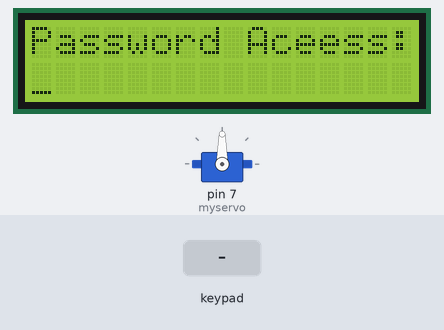
A sketch run on a simulated Arduino Uno, built with avr-gcc and run on an emulated ATmega328P. Parts: 16×2 character LCD, servo. Inputs (shaded band) come from the test bench.

Above: at 1.2 s.
1.3 s: keypad keys 3 2 1 0 # pressed 0.4 s apart
At 4.3 s:
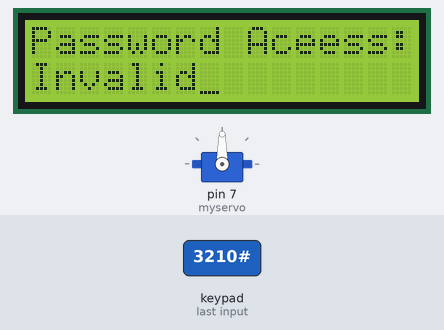
4.8 s: key '*' pressed
At 5.7 s:
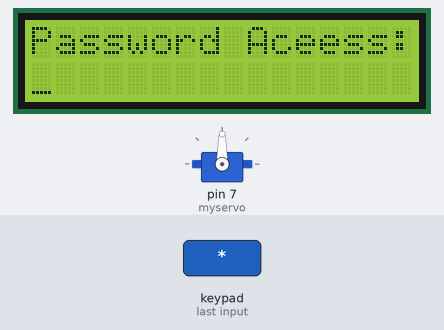
6.3 s: keypad keys 3 2 1 0 * pressed 0.4 s apart
At 6.5 s:
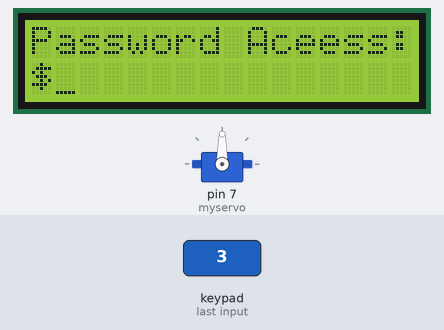
9.8 s: key '1' pressed
11.3 s: key '2' pressed
At 12.1 s:
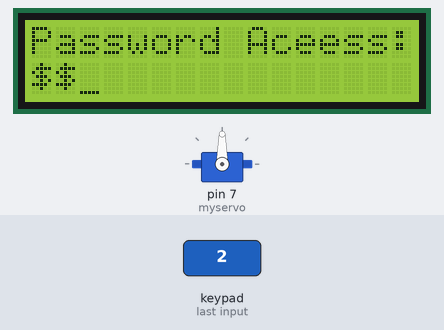
Timing chart, 0 to 13.8 s (numbered marks = the images above; inputs shaded):
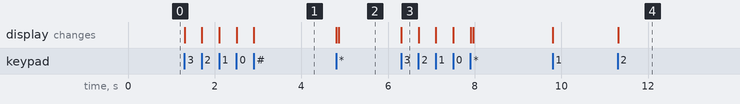

Measured:
- after the input at 1.3 s, the display: first changes at once (image 1 shows a later state)
- after the input at 4.8 s, the display: first changes at once (image 2 shows a later state)
- after the input at 6.3 s, the display: changes at once (image 3)
- after the input at 11.3 s, the display: changes at once (image 4)

The sketch:

keypad.ino
```cpp
#include <Key.h>
#include <Keypad.h>
#include<LiquidCrystal.h>
#include<Wire.h>
#include<Servo.h>
Servo myservo;
int pos=0;

const int ROW_NUM = 4;
const int COLUMN_NUM = 3;

char keys[ROW_NUM][COLUMN_NUM] = {
  {'1','2','3'},
  {'4','5','6'},
  {'7','8','9'},
  {'*','0','#'}
};

byte pin_rows[ROW_NUM] = {3,2,1,0};
byte pin_column[COLUMN_NUM] = {4,5,6};

Keypad keypad = Keypad( makeKeymap(keys), pin_rows, pin_column, ROW_NUM, COLUMN_NUM );

LiquidCrystal lcd(13,12,11,10,9,8);
char keycount=0;
char code[4];
char userInput[90];
void setup(){

 lcd.begin(16,2);
 lcd.print("Password Aceess:");
 lcd.setCursor(0,1);
 lcd.cursor();
 myservo.attach(7);
}

void loop(){
  char key = keypad.getKey();

  if(key&&(keycount<4)&&(key !='*')&&(key!='#')){

    lcd.print('$');
    code[keycount]=key;
    keycount++;

  }
  if(key=='*'){
   // lcd.print("Password Aceess:");
    lcd.setCursor(0 ,1);
   // lcd.clear();
   // delay(1000);
   clearData();

  }
  if(key=='#'){
    if((code[0]=='1')&&(code[1]=='2')&&(code[2]=='3')&&(code[3]=='4'))
    {

      for(pos=0;pos<=180;pos+=1)
      {
        lcd.setCursor(0,1);
        lcd.print("Door Open");
        myservo.write(pos);
        delay(25);
        clearData();

      }
      for(pos=180; pos>=0; pos-=1){
        myservo.write(pos);
        lcd.setCursor(0,1);

       }


    }
    else{
      lcd.setCursor(0,1);
      lcd.print("Invalid");
      delay(1000);
    }

  }
}
void Lock(){
  lcd.setCursor(0,1);
  lcd.print("Door Locked");
  delay(1000);
  lcd.setCursor(0,1);
  lcd.print(" ");
  lcd.setCursor(0,1);
  keycount=0;
}
void clearData(){
  while(keycount !=0){
    userInput[keycount--]=0;
  }
  setup();
}
```
